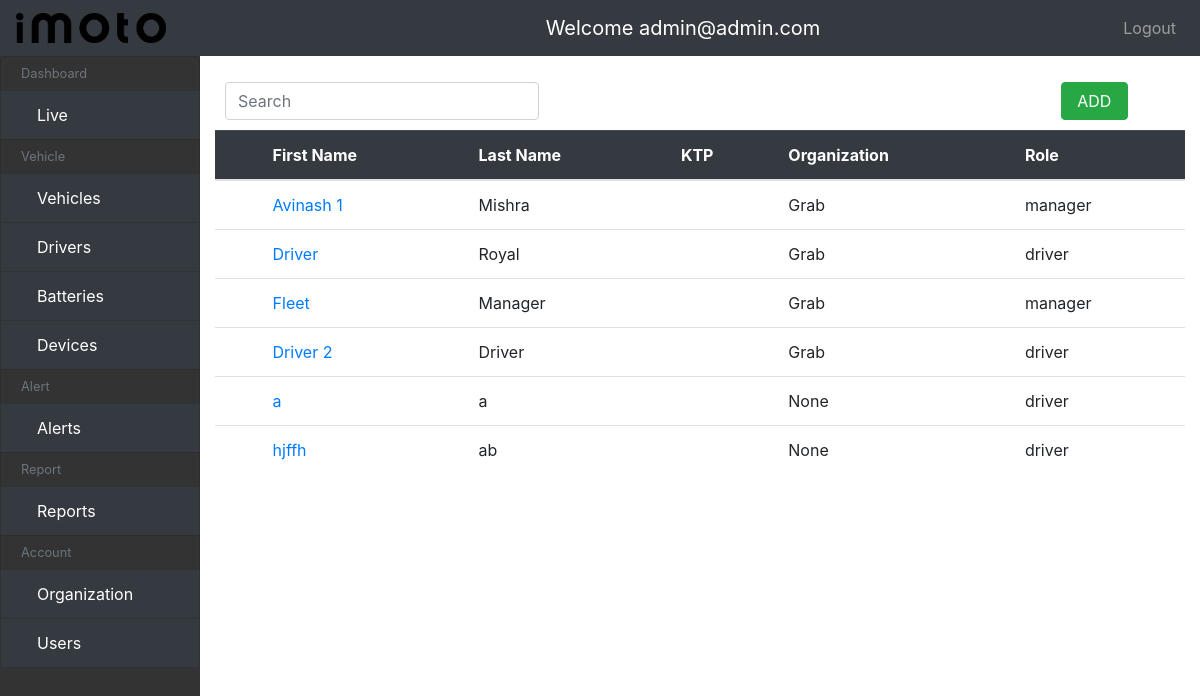
/profiles/ (signed in), run on the app's committed database.
### account/models.py (models this page shows, shortened)
class Account(AbstractBaseUser):
    email = models.EmailField(verbose_name="email",
                              max_length=100, unique=True)
    username = models.CharField(
        verbose_name="username", max_length=30, blank=True, null=True)
    created_at = models.DateTimeField(
        auto_now_add=True, verbose_name="created at")
    date_joined = models.DateTimeField(
        auto_now=True, verbose_name="Date Joined")
    is_admin = models.BooleanField(default=False)
    is_active = models.BooleanField(default=True)
    is_staff = models.BooleanField(default=False)
    is_superuser = models.BooleanField(default=False)
    is_password_changed = models.BooleanField(default=False)
    USERNAME_FIELD = 'email'
    objects = MyAccountManager()

class Organization(models.Model):
    name = models.CharField(max_length=100)
    uuid = models.UUIDField(
        default=uuid4, unique=True, editable=False, verbose_name="UUID"
    )
    def __str__(self):
        return self.name

### Profile/models.py (models this page shows, shortened)
class Profile(models.Model):
    DRIVER = "driver"
    MANAGER = "manager"
    PROFILE_CHOICES = (
        (DRIVER, "Driver"),
        (MANAGER, "Manager")
    )
    ACCEPTED = "accepted"
    REJECTED = "rejected"
    PENDING = "pending"
    DOCUMENT_VERIFICATION_STATUS_CHOICES = (
        (ACCEPTED, "Accepted"),
        (REJECTED, "Rejected"),
        (PENDING, "Pending")
    )
    user = models.OneToOneField(
        Account, on_delete=models.CASCADE, related_name="profile")
    first_name = models.CharField(max_length=50, verbose_name="first name")
    last_name = models.CharField(max_length=50, verbose_name="last name")
    ktp_number = models.CharField(
        max_length=100, verbose_name="KTP Number")
    profile_type = models.CharField(
        max_length=100, verbose_name="Profile Type",
        choices=PROFILE_CHOICES, default=DRIVER
        )
    role = models.ForeignKey(Role, related_name="profile",
                             on_delete=models.SET_NULL, blank=True, null=True)
    ktp_image = models.ImageField(
        default="ktp/bg2.png", null=True, blank=True, upload_to="ktp")
    sim_image = models.ImageField(
        default="ktp/bg2.png", null=True, blank=True, upload_to="sim")
    document_verification_status = models.CharField(
        max_length=100,
        choices=DOCUMENT_VERIFICATION_STATUS_CHOICES,
        default=PENDING,
        verbose_name="Verification Status"
    )
    organization = models.ForeignKey(
        Organization, on_delete=models.SET_NULL, null=True, blank=True)

### Profile/views.py (the view)
# urls.py: path('', ProfileListView.as_view(), name='profile-list'),
@method_decorator(admin_only, name="dispatch")
class ProfileListView(ListView):
    model = Profile
    template_name = "profile/profile_list.html"
    context_object_name = "profiles"
    def get_queryset(self):
        profile_type = self.request.GET.get("profile_type", None)
        if profile_type == "manager" or profile_type == "driver":
            return Profile.objects.filter(profile_type=profile_type)
        return Profile.objects.all()
    def get_context_data(self, **kwargs):
        context = super().get_context_data(**kwargs)
        profiles_filter = ProfileFilter(self.request.GET, self.get_queryset())
        context.update({
            "profiles_filter": profiles_filter
        })
        return context

### ev/permissions.py (called while the page is built)
def admin_only(view_func):
    def wrapper_func(request, *args, **kwargs):
        if request.user.is_admin:
            return view_func(request, *args, **kwargs)
        else:
            print("yolo")
            raise Http404()
    return wrapper_func

### templates/profile/profile_list.html
{% extends "main.html" %}
{% load static %}
{% block content %}
{% include 'add_search.html' with search='profile-list' add='register' filter=profiles_filter placeholder='Search' %}
<table class="table">
  <thead class="table-dark">
    <tr>
      <th scope="col"></th>
      <th scope="col">First Name</th>
      <th scope="col">Last Name</th>
      <th scope="col">KTP</th>
      <th scope="col">Organization</th>
      <th scope="col">Role</th>
    </tr>
  </thead>
  <tbody>
    {% if profiles %}
    {% for profile in profiles %}
    <tr>
      <th scope="row"></th>
      <td><a href="{% url 'profile-update' profile.id %}">{{profile.first_name}}</a></td>
      <td>{{profile.last_name}}</td>
      <td>{{profile.uid}}</td>
      <td>{{profile.organization}}</td>
      <td>{{profile.profile_type}}</td>
    </tr>
    {% endfor %}
    {% else %}
    <tr class="no-data">
    <td colspan="14">No Record !!</td>
    </tr>
    {% endif %}
  </tbody>
</table>
{% endblock %}

### templates/topnav.html (shortened to what this page needs)
{% load static %}
<nav class="navbar navbar-expand-md navbar-dark bg-dark fixed-top">
    <a class="navbar-brand" href="#">
        <img src="{% static 'img/imoto_logo.png' %}" width="150" height="30" class="d-inline-block align-top" alt="">
    </a>
    <div class="mx-auto order-0">
        <a class="navbar-brand mx-auto" href="#">Welcome {{user.email}}</a>
    </div>
    {% if request.user.is_authenticated %}
      <div class="navbar-collapse collapse w-100 order-3 dual-collapse2">
          <ul class="navbar-nav ml-auto">
              <li class="nav-item">
                  <a class="nav-link" href="{% url 'logout' %}">Logout</a>
              </li>
          </ul>
      </div>
    {% endif %}
</nav>

### static/css/custom.css (style rules this page uses)
body { padding-top: 56px; }
* { box-sizing: border-box; }

### data on the page
Account: email "admin@admin.com"
Profile: first_name "Avinash 1", last_name "Mishra", organization "Grab", profile_type "manager"
Profile: first_name "Driver", last_name "Royal", organization "Grab", profile_type "driver"
Profile: first_name "Fleet", last_name "Manager", organization "Grab", profile_type "manager"
Profile: first_name "Driver 2", last_name "Driver", organization "Grab", profile_type "driver"
Profile: first_name "a", last_name "a", organization "None", profile_type "driver"
Profile: first_name "hjffh", last_name "ab", organization "None", profile_type "driver"
